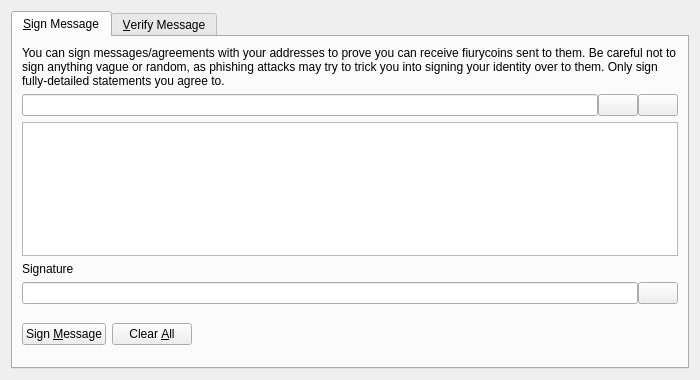
<?xml version="1.0" encoding="UTF-8"?>
<ui version="4.0">
 <class>SignVerifyMessageDialog</class>
 <widget class="QDialog" name="SignVerifyMessageDialog">
  <property name="geometry">
   <rect>
    <x>0</x>
    <y>0</y>
    <width>700</width>
    <height>380</height>
   </rect>
  </property>
  <property name="windowTitle">
   <string>Signatures - Sign / Verify a Message</string>
  </property>
  <property name="modal">
   <bool>true</bool>
  </property>
  <layout class="QVBoxLayout" name="verticalLayout">
   <item>
    <widget class="QTabWidget" name="tabWidget">
     <property name="currentIndex">
      <number>0</number>
     </property>
     <widget class="QWidget" name="tabSignMessage">
      <attribute name="title">
       <string>&amp;Sign Message</string>
      </attribute>
      <layout class="QVBoxLayout" name="verticalLayout_SM">
       <item>
        <widget class="QLabel" name="infoLabel_SM">
         <property name="text">
          <string>You can sign messages/agreements with your addresses to prove you can receive fiurycoins sent to them. Be careful not to sign anything vague or random, as phishing attacks may try to trick you into signing your identity over to them. Only sign fully-detailed statements you agree to.</string>
         </property>
         <property name="textFormat">
          <enum>Qt::PlainText</enum>
         </property>
         <property name="wordWrap">
          <bool>true</bool>
         </property>
        </widget>
       </item>
       <item>
        <layout class="QHBoxLayout" name="horizontalLayout_1_SM">
         <property name="spacing">
          <number>0</number>
         </property>
         <item>
          <widget class="QValidatedLineEdit" name="addressIn_SM">
           <property name="toolTip">
            <string>The Fiurycoin address to sign the message with</string>
           </property>
          </widget>
         </item>
         <item>
          <widget class="QPushButton" name="addressBookButton_SM">
           <property name="toolTip">
            <string>Choose previously used address</string>
           </property>
           <property name="text">
            <string/>
           </property>
           <property name="icon">
            <iconset resource="../bitcoin.qrc">
             <normaloff>:/icons/address-book</normaloff>:/icons/address-book</iconset>
           </property>
           <property name="shortcut">
            <string>Alt+A</string>
           </property>
           <property name="autoDefault">
            <bool>false</bool>
           </property>
          </widget>
         </item>
         <item>
          <widget class="QPushButton" name="pasteButton_SM">
           <property name="toolTip">
            <string>Paste address from clipboard</string>
           </property>
           <property name="text">
            <string/>
           </property>
           <property name="icon">
            <iconset resource="../bitcoin.qrc">
             <normaloff>:/icons/editpaste</normaloff>:/icons/editpaste</iconset>
           </property>
           <property name="shortcut">
            <string>Alt+P</string>
           </property>
           <property name="autoDefault">
            <bool>false</bool>
           </property>
          </widget>
         </item>
        </layout>
       </item>
       <item>
        <widget class="QPlainTextEdit" name="messageIn_SM">
         <property name="toolTip">
          <string>Enter the message you want to sign here</string>
         </property>
        </widget>
       </item>
       <item>
        <widget class="QLabel" name="signatureLabel_SM">
         <property name="text">
          <string>Signature</string>
         </property>
         <property name="textFormat">
          <enum>Qt::PlainText</enum>
         </property>
        </widget>
       </item>
       <item>
        <layout class="QHBoxLayout" name="horizontalLayout_2_SM">
         <property name="spacing">
          <number>0</number>
         </property>
         <item>
          <widget class="QLineEdit" name="signatureOut_SM">
           <property name="font">
            <font>
             <italic>true</italic>
            </font>
           </property>
           <property name="readOnly">
            <bool>true</bool>
           </property>
          </widget>
         </item>
         <item>
          <widget class="QPushButton" name="copySignatureButton_SM">
           <property name="toolTip">
            <string>Copy the current signature to the system clipboard</string>
           </property>
           <property name="text">
            <string/>
           </property>
           <property name="icon">
            <iconset resource="../bitcoin.qrc">
             <normaloff>:/icons/editcopy</normaloff>:/icons/editcopy</iconset>
           </property>
           <property name="autoDefault">
            <bool>false</bool>
           </property>
          </widget>
         </item>
        </layout>
       </item>
       <item>
        <layout class="QHBoxLayout" name="horizontalLayout_3_SM">
         <item>
          <widget class="QPushButton" name="signMessageButton_SM">
           <property name="toolTip">
            <string>Sign the message to prove you own this Fiurycoin address</string>
           </property>
           <property name="text">
            <string>Sign &amp;Message</string>
           </property>
           <property name="icon">
            <iconset resource="../bitcoin.qrc">
             <normaloff>:/icons/edit</normaloff>:/icons/edit</iconset>
           </property>
           <property name="autoDefault">
            <bool>false</bool>
           </property>
          </widget>
         </item>
         <item>
          <widget class="QPushButton" name="clearButton_SM">
           <property name="toolTip">
            <string>Reset all sign message fields</string>
           </property>
           <property name="text">
            <string>Clear &amp;All</string>
           </property>
           <property name="icon">
            <iconset resource="../bitcoin.qrc">
             <normaloff>:/icons/remove</normaloff>:/icons/remove</iconset>
           </property>
           <property name="autoDefault">
            <bool>false</bool>
           </property>
          </widget>
         </item>
         <item>
          <spacer name="horizontalSpacer_1_SM">
           <property name="orientation">
            <enum>Qt::Horizontal</enum>
           </property>
           <property name="sizeHint" stdset="0">
            <size>
             <width>40</width>
             <height>48</height>
            </size>
           </property>
          </spacer>
         </item>
         <item>
          <widget class="QLabel" name="statusLabel_SM">
           <property name="font">
            <font>
             <weight>75</weight>
             <bold>true</bold>
            </font>
           </property>
           <property name="text">
            <string/>
           </property>
           <property name="wordWrap">
            <bool>true</bool>
           </property>
          </widget>
         </item>
         <item>
          <spacer name="horizontalSpacer_2_SM">
           <property name="orientation">
            <enum>Qt::Horizontal</enum>
           </property>
           <property name="sizeHint" stdset="0">
            <size>
             <width>40</width>
             <height>48</height>
            </size>
           </property>
          </spacer>
         </item>
        </layout>
       </item>
      </layout>
     </widget>
     <widget class="QWidget" name="tabVerifyMessage">
      <attribute name="title">
       <string>&amp;Verify Message</string>
      </attribute>
      <layout class="QVBoxLayout" name="verticalLayout_VM">
       <item>
        <widget class="QLabel" name="infoLabel_VM">
         <property name="text">
          <string>Enter the receiver's address, message (ensure you copy line breaks, spaces, tabs, etc. exactly) and signature below to verify the message. Be careful not to read more into the signature than what is in the signed message itself, to avoid being tricked by a man-in-the-middle attack. Note that this only proves the signing party receives with the address, it cannot prove sendership of any transaction!</string>
         </property>
         <property name="textFormat">
          <enum>Qt::PlainText</enum>
         </property>
         <property name="alignment">
          <set>Qt::AlignLeading|Qt::AlignLeft|Qt::AlignTop</set>
         </property>
         <property name="wordWrap">
          <bool>true</bool>
         </property>
        </widget>
       </item>
       <item>
        <layout class="QHBoxLayout" name="horizontalLayout_1_VM">
         <property name="spacing">
          <number>0</number>
         </property>
         <item>
          <widget class="QValidatedLineEdit" name="addressIn_VM">
           <property name="toolTip">
            <string>The Fiurycoin address the message was signed with</string>
           </property>
          </widget>
         </item>
         <item>
          <widget class="QPushButton" name="addressBookButton_VM">
           <property name="toolTip">
            <string>Choose previously used address</string>
           </property>
           <property name="text">
            <string/>
           </property>
           <property name="icon">
            <iconset resource="../bitcoin.qrc">
             <normaloff>:/icons/address-book</normaloff>:/icons/address-book</iconset>
           </property>
           <property name="shortcut">
            <string>Alt+A</string>
           </property>
           <property name="autoDefault">
            <bool>false</bool>
           </property>
          </widget>
         </item>
        </layout>
       </item>
       <item>
        <widget class="QPlainTextEdit" name="messageIn_VM"/>
       </item>
       <item>
        <widget class="QValidatedLineEdit" name="signatureIn_VM"/>
       </item>
       <item>
        <layout class="QHBoxLayout" name="horizontalLayout_2_VM">
         <item>
          <widget class="QPushButton" name="verifyMessageButton_VM">
           <property name="toolTip">
            <string>Verify the message to ensure it was signed with the specified Fiurycoin address</string>
           </property>
           <property name="text">
            <string>Verify &amp;Message</string>
           </property>
           <property name="icon">
            <iconset resource="../bitcoin.qrc">
             <normaloff>:/icons/transaction_0</normaloff>:/icons/transaction_0</iconset>
           </property>
           <property name="autoDefault">
            <bool>false</bool>
           </property>
          </widget>
         </item>
         <item>
          <widget class="QPushButton" name="clearButton_VM">
           <property name="toolTip">
            <string>Reset all verify message fields</string>
           </property>
           <property name="text">
            <string>Clear &amp;All</string>
           </property>
           <property name="icon">
            <iconset resource="../bitcoin.qrc">
             <normaloff>:/icons/remove</normaloff>:/icons/remove</iconset>
           </property>
           <property name="autoDefault">
            <bool>false</bool>
           </property>
          </widget>
         </item>
         <item>
          <spacer name="horizontalSpacer_1_VM">
           <property name="orientation">
            <enum>Qt::Horizontal</enum>
           </property>
           <property name="sizeHint" stdset="0">
            <size>
             <width>40</width>
             <height>48</height>
            </size>
           </property>
          </spacer>
         </item>
         <item>
          <widget class="QLabel" name="statusLabel_VM">
           <property name="font">
            <font>
             <weight>75</weight>
             <bold>true</bold>
            </font>
           </property>
           <property name="text">
            <string/>
           </property>
           <property name="wordWrap">
            <bool>true</bool>
           </property>
          </widget>
         </item>
         <item>
          <spacer name="horizontalSpacer_2_VM">
           <property name="orientation">
            <enum>Qt::Horizontal</enum>
           </property>
           <property name="sizeHint" stdset="0">
            <size>
             <width>40</width>
             <height>48</height>
            </size>
           </property>
          </spacer>
         </item>
        </layout>
       </item>
      </layout>
     </widget>
    </widget>
   </item>
  </layout>
 </widget>
 <customwidgets>
  <customwidget>
   <class>QValidatedLineEdit</class>
   <extends>QLineEdit</extends>
   <header>qt/qvalidatedlineedit.h</header>
  </customwidget>
 </customwidgets>
 <resources>
  <include location="../bitcoin.qrc"/>
 </resources>
 <connections/>
</ui>
